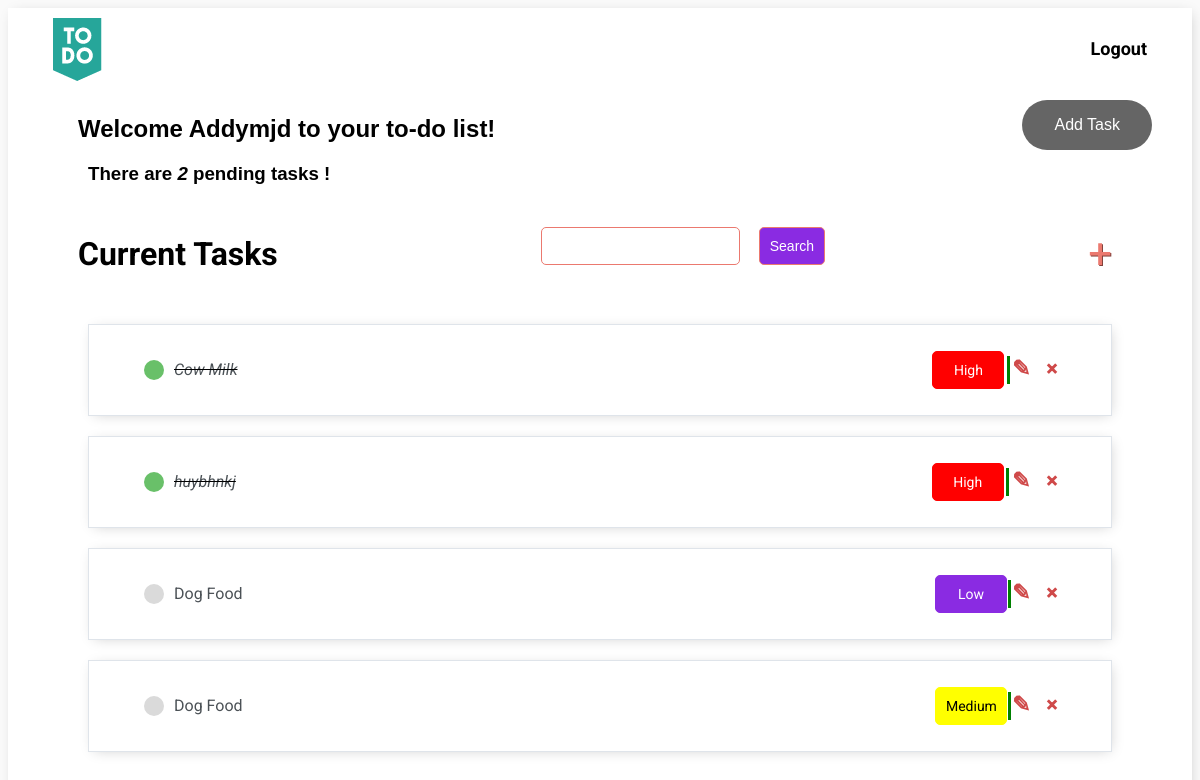
The app's page / (signed in) with its own data.
### useend/models.py (models this page shows)
class Task(models.Model):
    PRIORITY_LIST = (
    ('High', 'High'),
    ('Medium', 'Medium'),
    ('Low','Low')
    )
    user = models.ForeignKey(User,on_delete=models.CASCADE,null=True,blank=True)
    title = models.CharField(max_length=250)
    priority = models.CharField(max_length=20)
    description = models.CharField(max_length=250,null=False,blank=False)
    complete = models.BooleanField(default=False)
    when_created = models.DateTimeField(auto_now_add=True)
    def __str__(self):
        return self.title
    class Meta:
        ordering = ['priority']

### useend/views.py (the view)
# urls.py: path('', TaskList.as_view(), name='tasks'),
class TaskList(LoginRequiredMixin,ListView):
    model = Task
    context_object_name = 'tasks'
    def get_context_data(self, **kwargs):
        context = super().get_context_data(**kwargs)
        context['tasks'] = context['tasks'].filter(user=self.request.user)
        context['count'] = context['tasks'].filter(complete=False).count()
        search_input = self.request.GET.get('search-area') or ''
        if search_input:
            context['tasks'] = context['tasks'].filter(
                title__startswith=search_input)
        context['search_input'] = search_input
        return context

### useend/templates/useend/task_list.html (shortened to what this page needs)
{% extends 'useend/main.html' %}
{% load static %}
{% block content %}
<div class="header-bar" style="headerMain">
    <div class="headerLogo"  >
        <a href="{% url 'tasks' %}"> <img src="{% static 'assets/to-do.png' %}"> </a>
    </div>
    {% if request.user.is_authenticated %}
        <a href="{% url 'logout' %}">Logout</a>
    {% else %}
        <a href="{% url 'login' %}">Login</a>
    {% endif %}
</div>
<div id="outer" style="width:100%;">
   <h2 class="inner extraG">Welcome {{request.user | title}} to your to-do list!</h2>
  <div class="inner btnTask"><button  class="subBtnAdd"> <a class="addTask" href="{% url 'task-create' %}">Add Task</a></button></div>
</div>
    <h3 class="extraP blinking">There are <i>{{count}}</i> pending task{{ count|pluralize:"s" }} !</h3>
<div id="search-add-wrapper">
    <h1 class="headC">Current Tasks  </h1>
    <form method="GET" class="formStyle">
        <input type='text' name='search-area' value="{{search_input}}">
        <input class="button6" type="submit" value='Search'>
    </form>
    <a id="add-link" class="subLink" href="{% url 'task-create' %}">&#x2b;</a>
</div>
<div id="tasklist" class="task-items-wrapper" >
    {% for task in tasks %}
    <div class="task-wrapper" data-position="{{task.pk}}" >
        <div class="task-title" >
            {% if task.complete %}
            <div class="task-complete-icon"></div>
            <i><s><a href="{% url 'task' task.id %}">{{task}}</a></s></i>
             {% else %}
            <div class="task-incomplete-icon"></div>
            <a href="{% url 'task-update' task.id %}">{{task}}</a> {% endif %}
        </div>
       {% if task.priority == 'High' %}
       <div class="button5 spacer" >
       {{task.priority}}
        </div>
        {% elif task.priority == 'Medium' %}
        <div class="button3 spacer" >
       {{task.priority}}
        </div>
        {% else %}
        <div class="button2 spacer" >
       {{task.priority}}
        </div>
        {% endif %}
       <div class= "presser"></div>
        <div class="task-controls mrFix">
            <a class="delete-link" href="{% url 'task-update' task.id %}">&#9998;</a>
            <a class="delete-link" href="{% url 'task-delete' task.id %}">&#215;</a>
        </div>
    </div>
    {% empty %}
    <h3 class="noItem">No items in list</h3>
    {% endfor %}
</div>
    <h3 class="borderCheck"></h3>
{% endblock content %}

### useend/static/css/style.css (style rules this page uses)
body { background-color: #FAFAFA; font-family: 'Roboto', sans-serif; }
h1, h2, h3, h4, h5, h6 { font-family: 'Roboto', sans-serif; font-family: 'Ubuntu', sans-serif; }
a, p { color: #4b5156 }
.header-bar { display: flex; justify-content: space-between; color: #000; padding: 10px; border-radius: 5px 5px 0 0; background-color:#fff; }
.header-bar a { color:black; border-color: #000; text-decoration: none; margin-top: 20px; font-weight: bold; padding-right: 35px; font-size: 18px; }
.task-wrapper { display: flex; align-items: center; justify-content: space-between; background-color: #fff; border-top: 1px solid #dfe4ea; border-bottom: 1px solid #dfe4ea; border-left: 1px solid #dfe4ea; transition: transform .2s; border-right: 1px solid #dfe4ea; overflow: hidden; padding-right: 35px; padding-left: 35px; padding-top:15px; padding-bottom:15px; margin-top:20px; margin-left: 80px; margin-right: 80px; -webkit-box-shadow: 2px 2px 13px -4px rgba(0, 0, 0, 0.21); box-shadow: 2px 2px 13px -4px rgba(0, 0, 0, 0.21); border-spacing: 15px 50px; }
.task-title { display: flex; padding: 20px; }
.task-title a { text-decoration: none; color: #4b5156; margin-left: 10px; }
.task-complete-icon { height: 20px; width: 20px; background-color: rgb(105, 192, 105); border-radius: 50%; }
.task-incomplete-icon { height: 20px; width: 20px; background-color: rgb(218, 218, 218); border-radius: 50%; }
.delete-link { text-decoration: none; font-weight: 900; color: #cf4949; font-size: 22px; line-height: 0; padding: 20px 0px; }
.mrFix { margin-right: 18px; }
.borderCheck { padding: 15px; color:white }
#add-link { color: #EB796F; text-decoration: none; font-size: 42px; text-shadow: 1px 1px #81413b; }
#search-add-wrapper { display: flex; justify-content: space-between; align-items: center; padding: 10px; padding-left: 0px; }
.btnTask { display:inline-block; text-align:right; margin-right: 20px; float:right; }
.addTask { text-decoration:none; color:white; }
.subBtnAdd { background-color: #000; border: none; color: white; padding: 16px 32px; text-align: center; font-size: 16px; opacity: 0.6; transition: 0.3s; display: inline-block; text-decoration: none; cursor: pointer; margin-top:5px; margin-right: 20px; border-radius:25px; }
input[type=text], input[type=password] { border: 1px solid #EB796F; border-radius: 5px; padding: 10px; width: 90%; }
.subLink { margin-right:70px; }
.extraG { padding-left:70px; display:inline-block; }
.formStyle { display: flex; }
.headerLogo { margin-left: 35px; }
.spacer { margin-left:70%; }
.presser { border-left: 3px solid green; height: 28px; margin-right:0px; }
.extraP { margin-left:80px; margin-top:0px; }
.button6 { border: 1px solid #EB796F; background-color: blueviolet; color: white; padding: 10px; margin-left: 15px; font-size: 14px; border-radius: 5px; cursor: pointer; text-decoration: none; }
.button2 { border: 1px solid blueviolet; background-color: blueviolet; color: white; padding: 10px; font-size: 14px; max-width: 50px; text-align:center; min-width: 50px; border-radius: 5px; cursor: pointer; text-decoration: none; }
.button3 { border: 1px solid yellow; background-color: yellow; color: black; padding: 10px; font-size: 14px; min-width: 50px; max-width: 50px; text-align:center; border-radius: 5px; cursor: pointer; text-decoration: none; }
.button5 { border: 1px solid red; background-color: red; color: white; text-align:center; padding: 10px; max-width: 50px; font-size: 14px; border-radius: 5px; min-width: 50px; cursor: pointer; text-decoration: none; }
.headC { margin-left:70px; font-weight:bolder; font-family: 'Roboto', sans-serif; }
.blinking { animation:blinkingText 1.2s infinite; }

### records on screen
Task: title "Cow Milk", priority "High"
Task: title "huybhnkj", priority "High"
Task: title "Dog Food", priority "Low"
Task: title "Dog Food", priority "Medium"

### other values on screen
{{ request.user | title }} "Addymjd"
{{ count }} "2"
